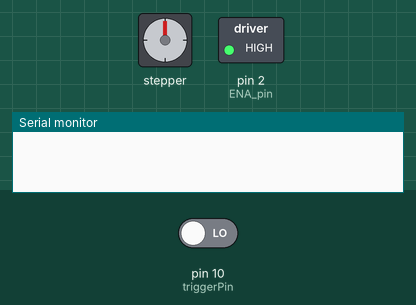
Bench run of a sketch on a simulated Arduino Uno, built with avr-gcc and run on an emulated ATmega328P. Shown: stepper motor, switched loads named in the sketch (green lamp = pin HIGH), the last lines printed to the serial monitor. The test bench sets the inputs (shaded band); at power-on: pin 10 (triggerPin) LOW. Stepper angles assume 200 steps per turn.

Above: at 1.2 s.
1.3 s: pin 10 (triggerPin) driven HIGH
At 2.2 s:
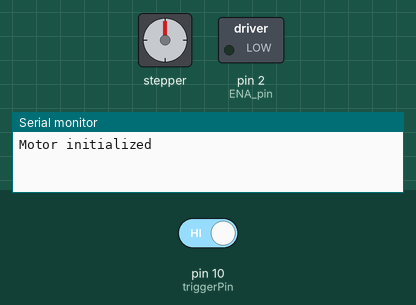
13.3 s: pin 10 (triggerPin) driven LOW
16.3 s: pin 10 (triggerPin) driven HIGH
At 32.5 s:
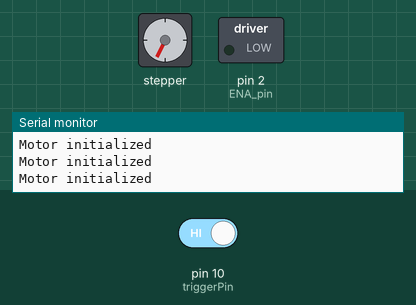
At 47.4 s:
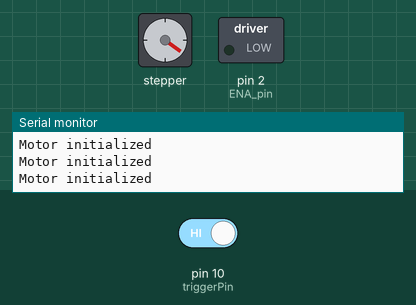
Timing chart, 0 to 47.7 s (numbered marks = the images above; inputs shaded):
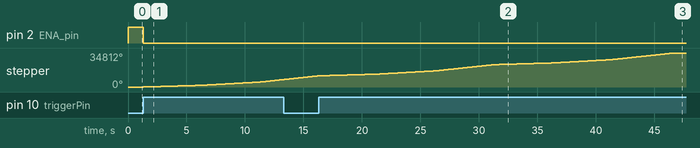

The sketch:

motor_increase_speed_step_slave.ino
```cpp
#include "AccelStepper.h"
#define stepPin 3
#define dirPin 4
#define motorInterfaceType 1
#define triggerPin 10

#define ENA_pin 2

AccelStepper stepper(motorInterfaceType, stepPin, dirPin);

void setup() {
  pinMode(triggerPin, INPUT);
  pinMode(ENA_pin, OUTPUT);
  Serial.begin(9600);
  stepper.setMaxSpeed(1000);
  stepper.setAcceleration(5000);
}

void loop() {
  digitalWrite(ENA_pin, HIGH);
  if (digitalRead(triggerPin) == HIGH) {
    digitalWrite(ENA_pin, LOW);
    Serial.println("Motor initialized");
    stepper.setSpeed(200);
    unsigned long startTime = millis();
    while (millis() - startTime < 5000) {
      stepper.runSpeed();
    }

    stepper.setSpeed(400);
    while (millis() - startTime < 10000) {
      stepper.runSpeed();
    }

    stepper.setSpeed(800);
    while (millis() - startTime < 15000) {
      stepper.runSpeed();
    }
  }
}
```

Measured:
- after the input at 1.3 s, pin 2 (ENA_pin): HIGH → LOW at once; stepper: keeps turning clockwise at about 637°/s, starting at once
- after the input at 16.3 s, stepper: keeps turning clockwise at about 745°/s, starting at once
